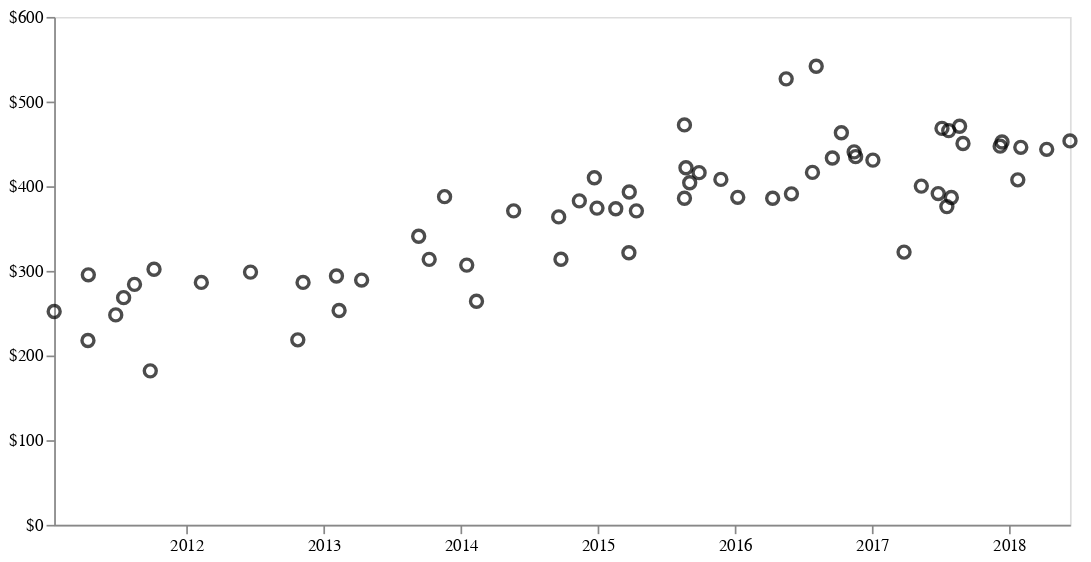

Write notebook code for a chart like this one.
### Code cell
chart = alt.Chart(pwest).mark_point(size=50, color="black").encode(
    x=alt.X(
        "date:T",
        axis=alt.Axis(title="", format="%Y", tickCount=7, grid=False),
    ),
    y=alt.Y(
        "price_per_square_foot:Q",
        axis=alt.Axis(title="", format="$s", grid=False),
        scale=alt.Scale(domain=[0, 600])
    ),
    tooltip=["unit", "price", "square_feet", "price_per_square_foot"]
).properties(width=600)

chart.configure_view(
    strokeOpacity=0
).save('assets/price-per-sqft-by-date.svg')

chart

### Figure 1 — Vega-Lite specification as saved in the notebook (floating-point values rounded to 4 significant figures)
{"$schema": "https://vega.github.io/schema/vega-lite/v2.4.3.json", "config": {"view": {"height": 300, "width": 400}}, "data": {"values": [{"bathrooms": 2, "bedrooms": 2, "building_name": "Promenade West", "building_number": 28, "date": "2018-06-12", "price": 600000, "price_per_square_foot": 453.5, "region": "Bunker Hill", "square_feet": 1323, "unit": "527", "url": "https://www.dlxco.com/the-promenade-west-lofts-condos-for-sale-lease-downtown-losangeles?mlsno=18-334730"}, {"bathrooms": 2, "bedrooms": 2, "building_name": "Promenade West", "building_number": 28, "date": "2018-04-11", "price": 598000, "price_per_square_foot": 443.6, "region": "Bunker Hill", "square_feet": 1348, "unit": "706", "url": "https://www.dlxco.com/the-promenade-west-lofts-condos-for-sale-lease-downtown-losangeles?mlsno=SR18004194CN"}, {"bathrooms": 2, "bedrooms": 2, "building_name": "Promenade West", "building_number": 28, "date": "2018-02-01", "price": 590000, "price_per_square_foot": 446.0, "region": "Bunker Hill", "square_feet": 1323, "unit": "409", "url": "https://www.dlxco.com/the-promenade-west-lofts-condos-for-sale-lease-downtown-losangeles?mlsno=18-302636"}, {"bathrooms": 3, "bedrooms": 2, "building_name": "Promenade West", "building_number": 28, "date": "2018-01-24", "price": 615000, "price_per_square_foot": 407.6, "region": "Bunker Hill", "square_feet": 1509, "unit": "315", "url": "https://www.dlxco.com/the-promenade-west-lofts-condos-for-sale-lease-downtown-losangeles?mlsno=17-280756"}, {"bathrooms": 1, "bedrooms": 1, "building_name": "Promenade West", "building_number": 28, "date": "2017-12-13", "price": 455000, "price_per_square_foot": 452.3, "region": "Bunker Hill", "square_feet": 1006, "unit": "804", "url": "https://www.dlxco.com/the-promenade-west-lofts-condos-for-sale-lease-downtown-losangeles?mlsno=17-276468"}, {"bathrooms": 2, "bedrooms": 1, "building_name": "Promenade West", "building_number": 28, "date": "2017-12-08", "price": 450000, "price_per_square_foot": 447.3, "region": "Bunker Hill", "square_feet": 1006, "unit": "803", "url": "https://www.dlxco.com/the-promenade-west-lofts-condos-for-sale-lease-downtown-losangeles?mlsno=RS17251377MR"}, {"bathrooms": 2, "bedrooms": 2, "building_name": "Promenade West", "building_number": 28, "date": "2017-08-31", "price": 555000, "price_per_square_foot": 450.5, "region": "Bunker Hill", "square_feet": 1232, "unit": "511", "url": "https://www.dlxco.com/the-promenade-west-lofts-condos-for-sale-lease-downtown-losangeles?mlsno=SR17142069CN"}, {"bathrooms": 2, "bedrooms": 2, "building_name": "Promenade West", "building_number": 28, "date": "2017-08-22", "price": 573000, "price_per_square_foot": 470.8, "region": "Bunker Hill", "square_feet": 1217, "unit": "305", "url": "https://www.dlxco.com/the-promenade-west-lofts-condos-for-sale-lease-downtown-losangeles?mlsno=17-241720"}, {"bathrooms": 3, "bedrooms": 2, "building_name": "Promenade West", "building_number": 28, "date": "2017-07-31", "price": 580000, "price_per_square_foot": 386.7, "region": "Bunker Hill", "square_feet": 1500, "unit": "316", "url": "https://www.dlxco.com/the-promenade-west-lofts-condos-for-sale-lease-downtown-losangeles?mlsno=17-206676"}, {"bathrooms": 1, "bedrooms": 1, "building_name": "Promenade West", "building_number": 28, "date": "2017-07-24", "price": 462000, "price_per_square_foot": 465.7, "region": "Bunker Hill", "square_feet": 992, "unit": "712", "url": "https://www.dlxco.com/the-promenade-west-lofts-condos-for-sale-lease-downtown-losangeles?mlsno=17-233274"}, {"bathrooms": 2, "bedrooms": 3, "building_name": "Promenade West", "building_number": 28, "date": "2017-07-19", "price": 612000, "price_per_square_foot": 375.9, "region": "Bunker Hill", "square_feet": 1628, "unit": "705", "url": "https://www.dlxco.com/the-promenade-west-lofts-condos-for-sale-lease-downtown-losangeles?mlsno=17-229802"}, {"bathrooms": 2, "bedrooms": 2, "building_name": "Promenade West", "building_number": 28, "date": "2017-07-06", "price": 570000, "price_per_square_foot": 468.4, "region": "Bunker Hill", "square_feet": 1217, "unit": "309", "url": "https://www.dlxco.com/the-promenade-west-lofts-condos-for-sale-lease-downtown-losangeles?mlsno=17-215688"}, {"bathrooms": 2, "bedrooms": 2, "building_name": "Promenade West", "building_number": 28, "date": "2017-06-26", "price": 527500, "price_per_square_foot": 391.3, "region": "Bunker Hill", "square_feet": 1348, "unit": "621", "url": "https://www.dlxco.com/the-promenade-west-lofts-condos-for-sale-lease-downtown-losangeles?mlsno=SB17104895MR"}, {"bathrooms": 3, "bedrooms": 2, "building_name": "Promenade West", "building_number": 28, "date": "2017-05-12", "price": 605000, "price_per_square_foot": 400.1, "region": "Bunker Hill", "square_feet": 1512, "unit": "206", "url": "https://www.dlxco.com/the-promenade-west-lofts-condos-for-sale-lease-downtown-losangeles?mlsno=17-211192"}, {"bathrooms": 2, "bedrooms": 3, "building_name": "Promenade West", "building_number": 28, "date": "2017-03-27", "price": 550000, "price_per_square_foot": 322.2, "region": "Bunker Hill", "square_feet": 1707, "unit": "520", "url": "https://www.dlxco.com/the-promenade-west-lofts-condos-for-sale-lease-downtown-losangeles?mlsno=16-166900"}, {"bathrooms": 2, "bedrooms": 2, "building_name": "Promenade West", "building_number": 28, "date": "2017-01-03", "price": 570000, "price_per_square_foot": 430.8, "region": "Bunker Hill", "square_feet": 1323, "unit": "619", "url": "https://www.dlxco.com/the-promenade-west-lofts-condos-for-sale-lease-downtown-losangeles?mlsno=16-176362"}, {"bathrooms": 2, "bedrooms": 2, "building_name": "Promenade West", "building_number": 28, "date": "2016-11-18", "price": 545000, "price_per_square_foot": 435.0, "region": "Bunker Hill", "square_feet": 1253, "unit": "501", "url": "https://www.dlxco.com/the-promenade-west-lofts-condos-for-sale-lease-downtown-losangeles?mlsno=16-149712"}, {"bathrooms": 2, "bedrooms": 2, "building_name": "Promenade West", "building_number": 28, "date": "2016-11-14", "price": 615000, "price_per_square_foot": 440.5, "region": "Bunker Hill", "square_feet": 1396, "unit": "808", "url": "https://www.dlxco.com/the-promenade-west-lofts-condos-for-sale-lease-downtown-losangeles?mlsno=16-138782"}, {"bathrooms": 1, "bedrooms": 1, "building_name": "Promenade West", "building_number": 28, "date": "2016-10-11", "price": 466000, "price_per_square_foot": 463.2, "region": "Bunker Hill", "square_feet": 1006, "unit": "806", "url": "https://www.dlxco.com/the-promenade-west-lofts-condos-for-sale-lease-downtown-losangeles?mlsno=16-122734"}, {"bathrooms": 2, "bedrooms": 2, "building_name": "Promenade West", "building_number": 28, "date": "2016-09-17", "price": 575000, "price_per_square_foot": 433.3, "region": "Bunker Hill", "square_feet": 1327, "unit": "415", "url": "https://www.dlxco.com/the-promenade-west-lofts-condos-for-sale-lease-downtown-losangeles?mlsno=16-142232"}, {"bathrooms": 1, "bedrooms": 1, "building_name": "Promenade West", "building_number": 28, "date": "2016-08-05", "price": 545000, "price_per_square_foot": 541.7, "region": "Bunker Hill", "square_feet": 1006, "unit": "802", "url": "https://www.dlxco.com/the-promenade-west-lofts-condos-for-sale-lease-downtown-losangeles?mlsno=16-125118"}, {"bathrooms": 3, "bedrooms": 2, "building_name": "Promenade West", "building_number": 28, "date": "2016-07-26", "price": 629500, "price_per_square_foot": 416.3, "region": "Bunker Hill", "square_feet": 1512, "unit": "314", "url": "https://www.dlxco.com/the-promenade-west-lofts-condos-for-sale-lease-downtown-losangeles?mlsno=16-124382"}, {"bathrooms": 2, "bedrooms": 3, "building_name": "Promenade West", "building_number": 28, "date": "2016-05-31", "price": 637000, "price_per_square_foot": 391.0, "region": "Bunker Hill", "square_feet": 1629, "unit": "505", "url": "https://www.dlxco.com/the-promenade-west-lofts-condos-for-sale-lease-downtown-losangeles?mlsno=PW16060511MR"}, {"bathrooms": 1, "bedrooms": 1, "building_name": "Promenade West", "building_number": 28, "date": "2016-05-17", "price": 530000, "price_per_square_foot": 526.8, "region": "Bunker Hill", "square_feet": 1006, "unit": "801", "url": "https://www.dlxco.com/the-promenade-west-lofts-condos-for-sale-lease-downtown-losangeles?mlsno=16-975267"}, {"bathrooms": 2, "bedrooms": 2, "building_name": "Promenade West", "building_number": 28, "date": "2016-04-11", "price": 520000, "price_per_square_foot": 385.8, "region": "Bunker Hill", "square_feet": 1348, "unit": "414", "url": "https://www.dlxco.com/the-promenade-west-lofts-condos-for-sale-lease-downtown-losangeles?mlsno=15-963651"}, {"bathrooms": 3, "bedrooms": 2, "building_name": "Promenade West", "building_number": 28, "date": "2016-01-09", "price": 585000, "price_per_square_foot": 386.9, "region": "Bunker Hill", "square_feet": 1512, "unit": "202", "url": "https://www.dlxco.com/the-promenade-west-lofts-condos-for-sale-lease-downtown-losangeles?mlsno=15-960051"}, {"bathrooms": 2, "bedrooms": 2, "building_name": "Promenade West", "building_number": 28, "date": "2015-11-25", "price": 535000, "price_per_square_foot": 408.1, "region": "Bunker Hill", "square_feet": 1311, "unit": "516", "url": "https://www.dlxco.com/the-promenade-west-lofts-condos-for-sale-lease-downtown-losangeles?mlsno=315009216IT"}, {"bathrooms": 2, "bedrooms": 2, "building_name": "Promenade West", "building_number": 28, "date": "2015-09-28", "price": 560000, "price_per_square_foot": 416.0, "region": "Bunker Hill", "square_feet": 1346, "unit": "504", "url": "https://www.dlxco.com/the-promenade-west-lofts-condos-for-sale-lease-downtown-losangeles?mlsno=15-927421"}, {"bathrooms": 2, "bedrooms": 2, "building_name": "Promenade West", "building_number": 28, "date": "2015-09-03", "price": 535000, "price_per_square_foot": 404.1, "region": "Bunker Hill", "square_feet": 1324, "unit": "611", "url": "https://www.dlxco.com/the-promenade-west-lofts-condos-for-sale-lease-downtown-losangeles?mlsno=15-906695"}, {"bathrooms": 2, "bedrooms": 2, "building_name": "Promenade West", "building_number": 28, "date": "2015-08-24", "price": 558000, "price_per_square_foot": 421.8, "region": "Bunker Hill", "square_feet": 1323, "unit": "616", "url": "https://www.dlxco.com/the-promenade-west-lofts-condos-for-sale-lease-downtown-losangeles?mlsno=15-907973"}, {"bathrooms": 2, "bedrooms": 2, "building_name": "Promenade West", "building_number": 28, "date": "2015-08-20", "price": 520000, "price_per_square_foot": 385.8, "region": "Bunker Hill", "square_feet": 1348, "unit": "701", "url": "https://www.dlxco.com/the-promenade-west-lofts-condos-for-sale-lease-downtown-losangeles?mlsno=15-913217"}, {"bathrooms": 2, "bedrooms": 2, "building_name": "Promenade West", "building_number": 28, "date": "2015-08-20", "price": 625000, "price_per_square_foot": 472.4, "region": "Bunker Hill", "square_feet": 1323, "unit": "527", "url": "https://www.dlxco.com/the-promenade-west-lofts-condos-for-sale-lease-downtown-losangeles?mlsno=AR15120825MR"}, {"bathrooms": 2, "bedrooms": 2, "building_name": "Promenade West", "building_number": 28, "date": "2015-04-14", "price": 500000, "price_per_square_foot": 370.9, "region": "Bunker Hill", "square_feet": 1348, "unit": "704", "url": "https://www.dlxco.com/the-promenade-west-lofts-condos-for-sale-lease-downtown-losangeles?mlsno=15-824505"}, {"bathrooms": 2, "bedrooms": 2, "building_name": "Promenade West", "building_number": 28, "date": "2015-03-26", "price": 530000, "price_per_square_foot": 393.2, "region": "Bunker Hill", "square_feet": 1348, "unit": "412", "url": "https://www.dlxco.com/the-promenade-west-lofts-condos-for-sale-lease-downtown-losangeles?mlsno=15-879535"}, {"bathrooms": 3, "bedrooms": 2, "building_name": "Promenade West", "building_number": 28, "date": "2015-03-25", "price": 485000, "price_per_square_foot": 321.4, "region": "Bunker Hill", "square_feet": 1509, "unit": "319", "url": "https://www.dlxco.com/the-promenade-west-lofts-condos-for-sale-lease-downtown-losangeles?mlsno=14-795913"}, {"bathrooms": 3, "bedrooms": 2, "building_name": "Promenade West", "building_number": 28, "date": "2015-02-18", "price": 560000, "price_per_square_foot": 373.3, "region": "Bunker Hill", "square_feet": 1500, "unit": "203", "url": "https://www.dlxco.com/the-promenade-west-lofts-condos-for-sale-lease-downtown-losangeles?mlsno=14-812843"}, {"bathrooms": 2, "bedrooms": 2, "building_name": "Promenade West", "building_number": 28, "date": "2014-12-30", "price": 495000, "price_per_square_foot": 374.1, "region": "Bunker Hill", "square_feet": 1323, "unit": "524", "url": "https://www.dlxco.com/the-promenade-west-lofts-condos-for-sale-lease-downtown-losangeles?mlsno=14-781543"}, {"bathrooms": 2, "bedrooms": 2, "building_name": "Promenade West", "building_number": 28, "date": "2014-12-23", "price": 499000, "price_per_square_foot": 410.0, "region": "Bunker Hill", "square_feet": 1217, "unit": "209", "url": "https://www.dlxco.com/the-promenade-west-lofts-condos-for-sale-lease-downtown-losangeles?mlsno=14-812935"}, {"bathrooms": 1, "bedrooms": 1, "building_name": "Promenade West", "building_number": 28, "date": "2014-11-13", "price": 385000, "price_per_square_foot": 382.7, "region": "Bunker Hill", "square_feet": 1006, "unit": "610", "url": "https://www.dlxco.com/the-promenade-west-lofts-condos-for-sale-lease-downtown-losangeles?mlsno=14-791495"}, {"bathrooms": 3, "bedrooms": 2, "building_name": "Promenade West", "building_number": 28, "date": "2014-09-25", "price": 470000, "price_per_square_foot": 313.8, "region": "Bunker Hill", "square_feet": 1498, "unit": "317", "url": "https://www.dlxco.com/the-promenade-west-lofts-condos-for-sale-lease-downtown-losangeles?mlsno=214012630IT"}, {"bathrooms": 3, "bedrooms": 2, "building_name": "Promenade West", "building_number": 28, "date": "2014-09-19", "price": 550000, "price_per_square_foot": 363.8, "region": "Bunker Hill", "square_feet": 1512, "unit": "206", "url": "https://www.dlxco.com/the-promenade-west-lofts-condos-for-sale-lease-downtown-losangeles?mlsno=14-738439"}, {"bathrooms": 2, "bedrooms": 3, "building_name": "Promenade West", "building_number": 28, "date": "2014-05-22", "price": 625000, "price_per_square_foot": 370.9, "region": "Bunker Hill", "square_feet": 1685, "unit": "405", "url": "https://www.dlxco.com/the-promenade-west-lofts-condos-for-sale-lease-downtown-losangeles?mlsno=14-745001"}, {"bathrooms": 3, "bedrooms": 2, "building_name": "Promenade West", "building_number": 28, "date": "2014-02-12", "price": 398500, "price_per_square_foot": 264.1, "region": "Bunker Hill", "square_feet": 1509, "unit": "319", "url": "https://www.dlxco.com/the-promenade-west-lofts-condos-for-sale-lease-downtown-losangeles?mlsno=SR13129134CN"}, {"bathrooms": 2, "bedrooms": 2, "building_name": "Promenade West", "building_number": 28, "date": "2014-01-17", "price": 405000, "price_per_square_foot": 306.8, "region": "Bunker Hill", "square_feet": 1320, "unit": "108", "url": "https://www.dlxco.com/the-promenade-west-lofts-condos-for-sale-lease-downtown-losangeles?mlsno=13-719047"}, {"bathrooms": 1, "bedrooms": 1, "building_name": "Promenade West", "building_number": 28, "date": "2013-11-19", "price": 390000, "price_per_square_foot": 387.7, "region": "Bunker Hill", "square_feet": 1006, "unit": "711", "url": "https://www.dlxco.com/the-promenade-west-lofts-condos-for-sale-lease-downtown-losangeles?mlsno=13-689693"}, {"bathrooms": 2, "bedrooms": 2, "building_name": "Promenade West", "building_number": 28, "date": "2013-10-09", "price": 381650, "price_per_square_foot": 313.6, "region": "Bunker Hill", "square_feet": 1217, "unit": "211", "url": "https://www.dlxco.com/the-promenade-west-lofts-condos-for-sale-lease-downtown-losangeles?mlsno=PW13077881MR"}, {"bathrooms": 2, "bedrooms": 2, "building_name": "Promenade West", "building_number": 28, "date": "2013-09-11", "price": 420000, "price_per_square_foot": 340.9, "region": "Bunker Hill", "square_feet": 1232, "unit": "502", "url": "https://www.dlxco.com/the-promenade-west-lofts-condos-for-sale-lease-downtown-losangeles?mlsno=13-664793"}, {"bathrooms": 1, "bedrooms": 1, "building_name": "Promenade West", "building_number": 28, "date": "2013-04-12", "price": 290000, "price_per_square_foot": 289.1, "region": "Bunker Hill", "square_feet": 1003, "unit": "609", "url": "https://www.dlxco.com/the-promenade-west-lofts-condos-for-sale-lease-downtown-losangeles?mlsno=S710858MR"}, {"bathrooms": 2, "bedrooms": 2, "building_name": "Promenade West", "building_number": 28, "date": "2013-02-11", "price": 335000, "price_per_square_foot": 253.2, "region": "Bunker Hill", "square_feet": 1323, "unit": "522", "url": "https://www.dlxco.com/the-promenade-west-lofts-condos-for-sale-lease-downtown-losangeles?mlsno=P837804MR"}, {"bathrooms": 2, "bedrooms": 2, "building_name": "Promenade West", "building_number": 28, "date": "2013-02-04", "price": 390000, "price_per_square_foot": 293.9, "region": "Bunker Hill", "square_feet": 1327, "unit": "403", "url": "https://www.dlxco.com/the-promenade-west-lofts-condos-for-sale-lease-downtown-losangeles?mlsno=12-631013"}, {"bathrooms": 2, "bedrooms": 2, "building_name": "Promenade West", "building_number": 28, "date": "2012-11-07", "price": 380000, "price_per_square_foot": 286.4, "region": "Bunker Hill", "square_feet": 1327, "unit": "416", "url": "https://www.dlxco.com/the-promenade-west-lofts-condos-for-sale-lease-downtown-losangeles?mlsno=22167529IT"}, {"bathrooms": 2, "bedrooms": 2, "building_name": "Promenade West", "building_number": 28, "date": "2012-10-24", "price": 290000, "price_per_square_foot": 218.5, "region": "Bunker Hill", "square_feet": 1327, "unit": "526", "url": "https://www.dlxco.com/the-promenade-west-lofts-condos-for-sale-lease-downtown-losangeles?mlsno=12-598567"}, {"bathrooms": 2, "bedrooms": 2, "building_name": "Promenade West", "building_number": 28, "date": "2012-06-20", "price": 395000, "price_per_square_foot": 298.6, "region": "Bunker Hill", "square_feet": 1323, "unit": "308", "url": "https://www.dlxco.com/the-promenade-west-lofts-condos-for-sale-lease-downtown-losangeles?mlsno=12-593925"}, {"bathrooms": 2, "bedrooms": 2, "building_name": "Promenade West", "building_number": 28, "date": "2012-02-10", "price": 380000, "price_per_square_foot": 286.4, "region": "Bunker Hill", "square_feet": 1327, "unit": "415", "url": "https://www.dlxco.com/the-promenade-west-lofts-condos-for-sale-lease-downtown-losangeles?mlsno=11-569123"}, {"bathrooms": 3, "bedrooms": 2, "building_name": "Promenade West", "building_number": 28, "date": "2011-10-07", "price": 455000, "price_per_square_foot": 301.9, "region": "Bunker Hill", "square_feet": 1507, "unit": "205", "url": "https://www.dlxco.com/the-promenade-west-lofts-condos-for-sale-lease-downtown-losangeles?mlsno=11-535629"}, {"bathrooms": 3, "bedrooms": 2, "building_name": "Promenade West", "building_number": 28, "date": "2011-09-27", "price": 275000, "price_per_square_foot": 181.9, "region": "Bunker Hill", "square_feet": 1512, "unit": "216", "url": "https://www.dlxco.com/the-promenade-west-lofts-condos-for-sale-lease-downtown-losangeles?mlsno=C11032172MR"}, {"bathrooms": 2, "bedrooms": 2, "building_name": "Promenade West", "building_number": 28, "date": "2011-08-16", "price": 350000, "price_per_square_foot": 284.1, "region": "Bunker Hill", "square_feet": 1232, "unit": "511", "url": "https://www.dlxco.com/the-promenade-west-lofts-condos-for-sale-lease-downtown-losangeles?mlsno=11-524713"}, {"bathrooms": 1, "bedrooms": 1, "building_name": "Promenade West", "building_number": 28, "date": "2011-07-18", "price": 270000, "price_per_square_foot": 268.4, "region": "Bunker Hill", "square_feet": 1006, "unit": "804", "url": "https://www.dlxco.com/the-promenade-west-lofts-condos-for-sale-lease-downtown-losangeles?mlsno=11-505205"}, {"bathrooms": 3, "bedrooms": 2, "building_name": "Promenade West", "building_number": 28, "date": "2011-06-27", "price": 375000, "price_per_square_foot": 248.0, "region": "Bunker Hill", "square_feet": 1512, "unit": "314", "url": "https://www.dlxco.com/the-promenade-west-lofts-condos-for-sale-lease-downtown-losangeles?mlsno=11-507735"}, {"bathrooms": 3, "bedrooms": 2, "building_name": "Promenade West", "building_number": 28, "date": "2011-04-15", "price": 443000, "price_per_square_foot": 295.3, "region": "Bunker Hill", "square_feet": 1500, "unit": "203", "url": "https://www.dlxco.com/the-promenade-west-lofts-condos-for-sale-lease-downtown-losangeles?mlsno=10-469183"}, {"bathrooms": 2, "bedrooms": 2, "building_name": "Promenade West", "building_number": 28, "date": "2011-04-14", "price": 265000, "price_per_square_foot": 217.7, "region": "Bunker Hill", "square_feet": 1217, "unit": "107", "url": "https://www.dlxco.com/the-promenade-west-lofts-condos-for-sale-lease-downtown-losangeles?mlsno=R1006067MR"}, {"bathrooms": 1, "bedrooms": 1, "building_name": "Promenade West", "building_number": 28, "date": "2011-01-14", "price": 250000, "price_per_square_foot": 252.0, "region": "Bunker Hill", "square_feet": 992, "unit": "714", "url": "https://www.dlxco.com/the-promenade-west-lofts-condos-for-sale-lease-downtown-losangeles?mlsno=10-480135"}]}, "encoding": {"tooltip": [{"field": "unit", "type": "nominal"}, {"field": "price", "type": "quantitative"}, {"field": "square_feet", "type": "quantitative"}, {"field": "price_per_square_foot", "type": "quantitative"}], "x": {"axis": {"format": "%Y", "grid": false, "tickCount": 7, "title": ""}, "field": "date", "type": "temporal"}, "y": {"axis": {"format": "$s", "grid": false, "title": ""}, "field": "price_per_square_foot", "scale": {"domain": [0, 600]}, "type": "quantitative"}}, "mark": {"color": "black", "size": 50, "type": "point"}, "width": 600}
